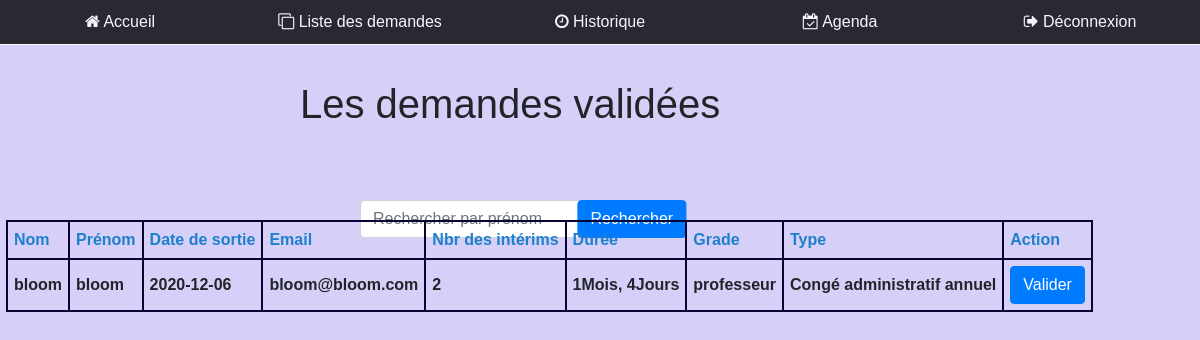
Page /liste_RH.php?a=bloom (signed in) on the committed database.
### tables this page shows
CREATE TABLE `dmd` (
  `id` int(11) NOT NULL,
  `cin` varchar(255) NOT NULL,
  `nom` text NOT NULL,
  `prénom` text NOT NULL,
  `email` varchar(255) NOT NULL,
  `Edate` date NOT NULL,
  `Sdate` date NOT NULL,
  `intérim` int(11) NOT NULL,
  `RA` int(11) NOT NULL
);

CREATE TABLE `personnel` (
  `id` int(11) NOT NULL,
  `cin` varchar(10) DEFAULT NULL,
  `nom` varchar(255) NOT NULL,
  `prénom` varchar(255) NOT NULL,
  `grade` varchar(255) NOT NULL,
  `division` varchar(255) NOT NULL,
  `tel` varchar(255) NOT NULL,
  `adresse` text NOT NULL,
  `jourstot` int(11) NOT NULL,
  `joursrest` int(11) NOT NULL,
  `email` text NOT NULL
);

CREATE TABLE `type` (
  `id_type` int(11) NOT NULL,
  `congé` varchar(250) NOT NULL,
  `cin` text NOT NULL
);

### liste_RH.php (the view, shortened to what this page needs)
<!DOCTYPE html PUBLIC "-//W3C//DTD XHTML 1.0 Strict//EN" "http://www.w3.org/TR/xhtml1/DTD/xhtml1-strict.dtd">
<html xmlns:o="urn:schemas-microsoft-com:office:office" __expr-val-dir="ltr" lang="fr-fr" dir="ltr">
<html>
    <head>
        <link rel="stylesheet" href="https://stackpath.bootstrapcdn.com/bootstrap/4.3.1/css/bootstrap.min.css">
        <link rel="stylesheet" href="https://stackpath.bootstrapcdn.com/font-awesome/4.7.0/css/font-awesome.min.css">
        <link rel="stylesheet" href="ResH.css">
    </head>
    <body>
        <nav id="navigation">
            <ul class="parent">
                <li><a href="index_ges.php"><i class="fa fa-home" aria-hidden="true"></i> Accueil</a></li>
                <li><a href="liste_RH.php" ><i class="fa fa-clone" aria-hidden="true"></i> Liste des demandes </a></li>
                <li><a href="#" ><i class="fa fa-clock-o" aria-hidden="true" ></i> Historique</a></li>
                <li><a href="github/index1.php"><i class="fa fa-calendar-check-o" aria-hidden="true" ></i> Agenda</a>
                <li><a href="logout.php" ><i class="fa fa-sign-out" aria-hidden="true" ></i> Déconnexion</a></li>
            </ul>
        </nav>
        <?php
require 'config.php';
$sql = "SELECT dmd.cin , dmd.nom , dmd.prénom , dmd.Sdate , dmd.email , dmd.intérim , dmd.Edate , personnel.grade,
personnel.cin , personnel.division, type.congé FROM  `dmd`INNER JOIN `type` ON dmd.cin=type.cin INNER JOIN `personnel`
ON personnel.cin = dmd.cin WHERE dmd.RA= 1 group by dmd.cin" ;
if(!empty($_GET['a'])){
    $sql= "SELECT dmd.cin , dmd.nom , dmd.prénom , dmd.Sdate , dmd.email , dmd.intérim , dmd.Edate , personnel.grade,
    personnel.cin , personnel.division, type.congé FROM  `dmd`INNER JOIN `type` ON dmd.cin=type.cin INNER JOIN `personnel`
    ON personnel.cin = dmd.cin WHERE dmd.RA= 1  AND dmd.prénom LIKE \"%".$_GET['a']."%\"  " ;
}
$results = mysqli_query($conn , $sql) or die ("bad query");
?>
<h1>Les demandes validées</h1>
<form action="" >
        <input type="text" class="form-control" name="a" placeholder="Rechercher par prénom" style="width:280px;">
        <button class="btn btn-primary" id="search">Rechercher</button>
</form>
<table >
    <thead>
        <tr><div class="nom">
            <th>Nom</th>
            <th>Prénom</th>
            <th>Date de sortie</th>
            <th>Email</th>
            <th>Nbr des intérims</th>
            <th>Durée</th>
            <th>Grade</th>
            <th>Type</th>
            <th>Action</th>
</div></tr>
    </thead>
    <tbody>
    <?php foreach($results as $result):
        ?>
        <tr>
            <th><?= $result['nom']?></th>
            <th><?= $result['prénom']?></th>
            <th><?= $result['Sdate']?></th>
            <th><?= $result['email']?></th>
            <th><?= $result['intérim']?></th>
            <th>
            <?php
                $Sdate = new DateTime($result['Sdate']);
                $Edate = new DateTime($result['Edate']);
                $interval = $Sdate->diff($Edate);
                echo $interval->m."Mois, ".$interval->d."Jours";
            ?>
            </th>
            <th><?= $result['grade']?></th>
            <th><?= $result['congé']?></th>
            <th><button class="btn btn-primary" >Valider</button></th>
        </tr>
        <?php endforeach ?>
    </tbody>
</table>

### ResH.css (style rules this page uses)
* { box-sizing: border-box; }
nav { margin-left: -40px; margin-top: -15.8px; }
body { background-color: #D6D0F9; box-sizing: border-box; font-family: sans-serif; }
li { list-style: none; }
a { text-decoration: none; color: white; }
ul.parent > li { float: left; width: 20%; text-align: center; padding-top: 10px; padding-bottom: 10px; background: black; opacity: .8; cursor: pointer; border-bottom: 0.5px solid white; text-decoration: none; }
h1 { position: absolute; top: 10%; left: 25%; }
form { position: absolute; top: 25%; left: 30%; }
#search { transform: translate(200% , -100%); }
table { position: absolute; left: 0.5%; top: 15%; border-collapse: collapse; min-width: 800px; width: auto; cursor: pointer; margin: 100px auto ; border: 2px solid rgb(0, 0, 0); }
thead tr { color: #1E7FCB; text-align: left; }
th, td { padding: 6px 6px ; border: 1px solid rgb(10, 2, 51); }
tbody tr , td ,th { border: 2px solid rgb(10, 2, 51); }

### rows in the picture
dmd: nom "bloom", prénom "bloom", Sdate "2020-12-06", email "bloom@bloom.com", intérim "2", Sdate+Edate "1", Sdate+Edate "4", personnel.grade "professeur", type.congé "Congé administratif annuel"
